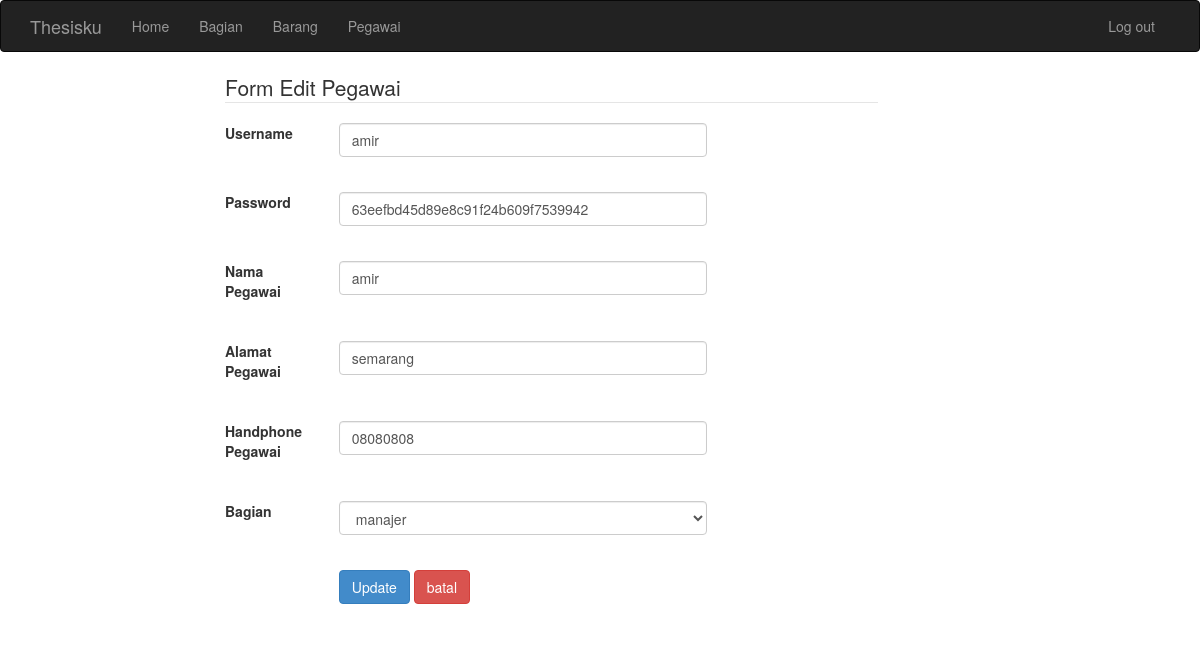
The page /admin/pegawai/pegawai_form_edit.php?id=10 on the database as committed earlier.
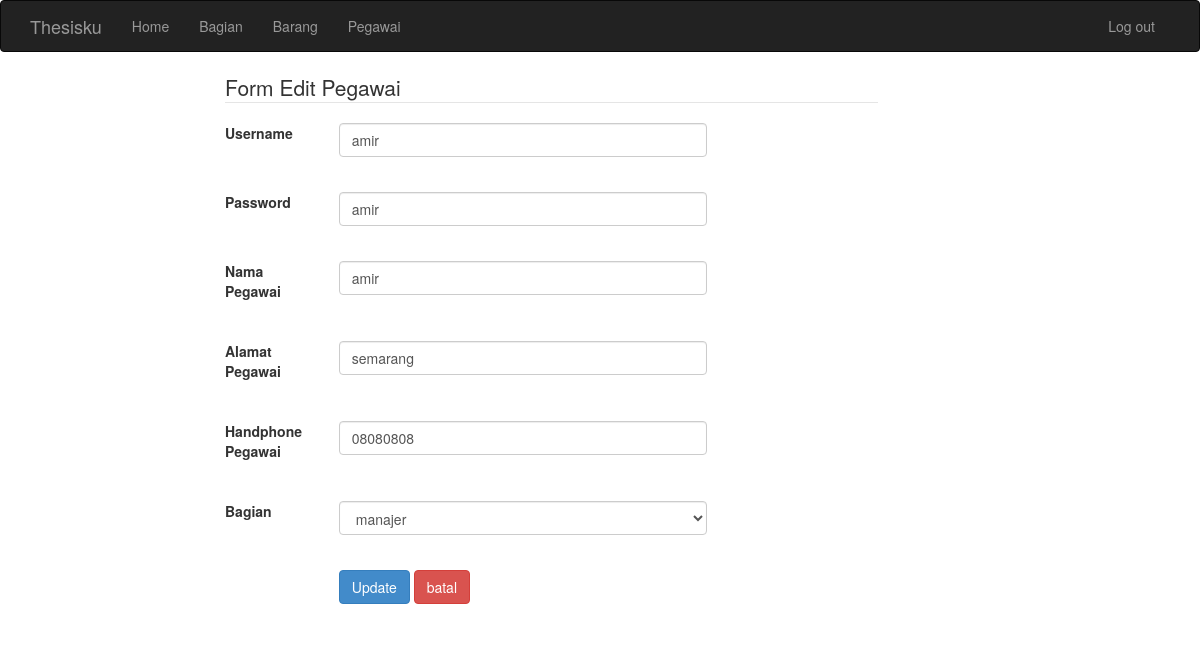
The same page on the database as committed later.
### tables this page shows
CREATE TABLE `pegawai` (
  `id_pegawai` int(16) NOT NULL,
  `username` varchar(32) NOT NULL,
  `password` varchar(16) NOT NULL,
  `nama_pegawai` varchar(32) NOT NULL,
  `alamat_pegawai` varchar(64) NOT NULL,
  `hp_pegawai` varchar(16) NOT NULL,
  `id_bagian` int(8) NOT NULL
);

CREATE TABLE `bagian` (
  `id_bagian` int(8) NOT NULL,
  `nama_bagian` varchar(32) NOT NULL
);

### class/pegawai.php (called while the page is built, shortened)
<?php
	class pegawai
	{
		private $conn;
		function __construct($conn) {
			$this->conn = $conn;
		}
		function PegawaiList ()
		{
			$sqlPegawaiList = $this->conn->query("SELECT id_pegawai, username, password, nama_pegawai, alamat_pegawai, hp_pegawai, nama_bagian FROM pegawai NATURAL JOIN bagian ORDER BY nama_pegawai ASC ");
			while ($row = $sqlPegawaiList->fetch_assoc())
			{
				$data [] = $row;
			}
			return $data;
		}
		function findPegawaiById ($id)
		{
			$sqlEditPegawai = $this->conn->query("SELECT * FROM pegawai WHERE id_pegawai = '$id'");
			while ($row = $sqlEditPegawai->fetch_assoc())
			{
				$data[] = $row;
			}
			return $data;
		}
	}
?>

### class/bagian.php (called while the page is built, shortened)
<?php
	class bagian
	{
		private $conn;
		function __construct($conn) {
			$this->conn = $conn;
		}
		function BagianList ()
		{
			$sqlBagianList = $this->conn->query("SELECT * FROM bagian ORDER BY nama_bagian ASC");
			while ($row = $sqlBagianList->fetch_assoc())
			{
				$data [] = $row;
			}
			return $data;
		}
	}
?>

### admin/pegawai/pegawai_edit.php (the view, shortened to what this page needs)
<?php
include "../../class/config.php";
include "../../class/pegawai.php";
include "../../class/bagian.php";
	$id = $_GET ['id'];
	$d1 = new database();
	$conn = $d1->koneksidatabase();
	$BagianList = new bagian($conn);
	$BagianList->BagianList();
	$DaftarBagian = $BagianList->BagianList();
	$PegawaiList = new pegawai($conn);
	$PegawaiList->PegawaiList();
	$DaftarPegawai = $PegawaiList->PegawaiList();
	$Pegawai = $PegawaiList->findPegawaiById($id);
?>
<div class="container-fluid">
    	<div class="col-md-7 col-md-offset-2">
    		<form class="form-horizontal" method="post" action="pegawai_update.php">
    			<?php
                    if(empty($Pegawai)){
                    }else{
                    foreach ($Pegawai as $key => $value) {
                    ?>
                <legend> Form Edit Pegawai </legend>
                <div class="form-group">
                	<label for="username" class="col-md-2"> Username  </label>
                	<div class="col-md-7">
                    	<input type="text" class="form-control" id="username" name="username" value="<?php echo $value['username']; ?>">
                    </div>
                </div>
                <br>
                <div class="form-group">
                	<label for="password" class="col-md-2"> Password  </label>
                	<div class="col-md-7">
                    	<input type="text" class="form-control" id="password" name="password" value="<?php echo $value['password']; ?>">
                    </div>
                </div>
                <br>
                <div class="form-group">
                	<label for="nama_pegawai" class="col-md-2"> Nama Pegawai  </label>
                	<div class="col-md-7">
                    	<input type="text" class="form-control" id="nama pegawai" name="nama_pegawai" value="<?php echo $value['nama_pegawai']; ?>">
                    </div>
                </div>
                <br>
                <div class="form-group">
                	<label for="alamat_pegawai" class="col-md-2"> Alamat Pegawai  </label>
                	<div class="col-md-7">
                    	<input type="text" class="form-control" id="alamat pegawai" name="alamat_pegawai" value="<?php echo $value['alamat_pegawai']; ?>">
                    </div>
                </div>
                <br>
                <div class="form-group">
                	<label for="handphone_pegawai" class="col-md-2"> Handphone Pegawai  </label>
                	<div class="col-md-7">
                    	<input type="text" class="form-control" id="hp_pegawai" name="hp_pegawai" value="<?php echo $value['hp_pegawai']; ?>">
                    </div>
                </div>
                <br>
                <div class="form-group">
                	<label for="id_bagian" class="col-md-2"> Bagian  </label>
                    <div class="col-md-7">
                	<select class="form-control" name="id_bagian" id="id_bagian">
                          	<?php
									foreach($DaftarBagian as $dri){
                                ?>
                                <option <?php echo ($dri['id_bagian'] == $value['id_bagian']) ? 'selected' : '' ?> value="<?php echo $dri['id_bagian'] ?>"><?php echo $dri['nama_bagian'] ?></option>
                                <?php
									}
								?>
                          </select>
                          </div>
                </div>
                <br>
                <div class="form-group">
                	<div class="col-md-7 col-md-offset-2">
                		<input type="submit" class="btn btn-md btn-primary" name="update" value="Update" >
                            <input type="reset" class="btn btn-danger" name="batal" value="batal">
                    </div>
                </div>
                <?php
                    }}
                    ?>
    		</form>
        </div>
    </div>

Rows that differ between the two databases and show on the page:
changed pegawai "amir": password "63eefbd45d89e8c91f24b609f7539942" → "amir"
